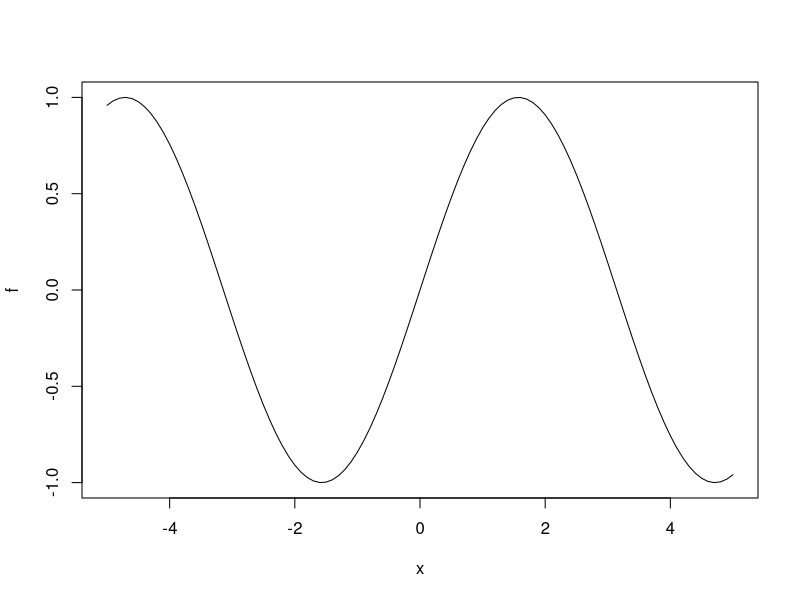

Reproduce this figure in R.
# Ejercicio 5

# Varios valores para x
x <- -5:5; 

# 1 valor para x
x <- -5;

# Definicion de f(x)
f <- function(x){x^2}
 if(x<0){
 f <- function(x){sin(x)}
}else if (x>=2){
 f <- function(x){4*exp(1)^(x-2)}
}

# Plot de f(x)
plot(f,5,-5,type="l")

#Resultado de f(x)
paste("El valor de f es", f(x))